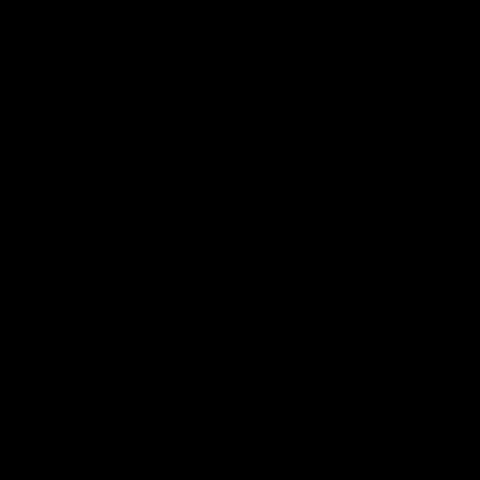
Frame 1 (no input)
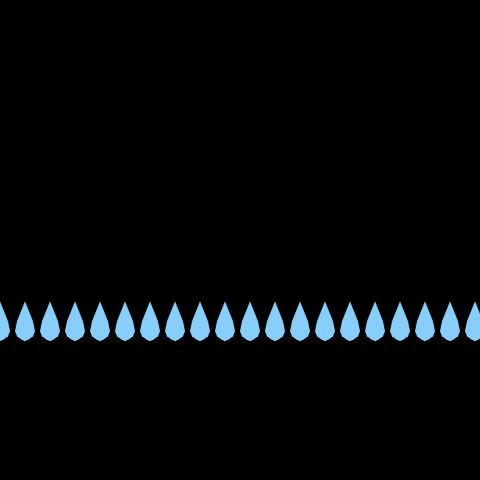
Frame 60 (no input)
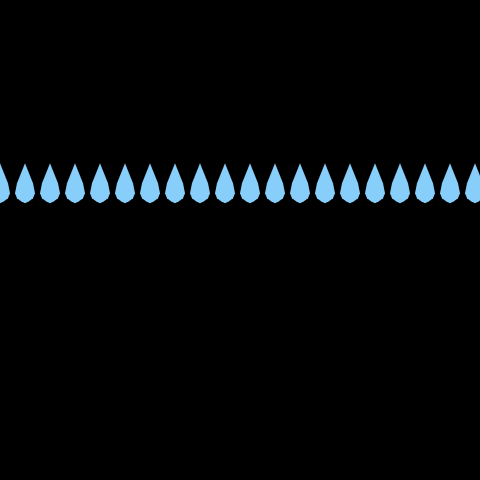
Frame 120 (the mouse pressed at the canvas centre since frame 60)

The p5.js sketch that drew these frames (run headless with seeded random() and noise() and a simulated clock; from frame 60 on, the mouse is pressed at the canvas centre):

// p5.js sketch
// ── sketch.js
var x = 0;
var y = -100;
var t = 0;
var accel = 0.2;

function setup() {
  createCanvas(480, 480);
}

function draw() {
  background(0);

  var i = 0;
  while (i < 20) {
    drawRainDrop(x + i * 25, y, 1);
    i++;
  }


  y = y + 1 + (t * accel);
  t = t + 1;

  if (y > height) {
    y = -100;
    t = 0;
  }
}

function drawRainDrop(x, y, s) {
  push();
  translate(x, y);
  scale(s);

  noStroke();
  fill(135, 206, 250);

  beginShape();
  vertex(0, 0); // top tip of rain
  vertex(8, 20);
  vertex(10, 30);
  vertex(8, 35);
  vertex(4, 38);
  vertex(0, 40); // center bottom of raindrop
  vertex(-4, 38);
  vertex(-8, 35);
  vertex(-10, 30);
  vertex(-8, 20);
  endShape();

  pop();
}
